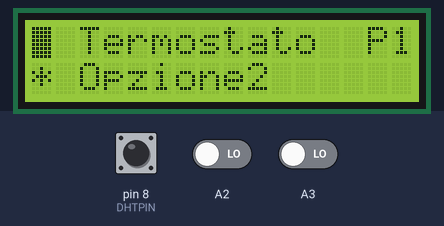
Bench run of a sketch on a simulated Arduino Uno, built with avr-gcc and run on an emulated ATmega328P. On the bench: 16×2 character LCD. The inputs (shaded band) are chosen by the test bench; at power-on: A3 LOW, A2 LOW, pin 8 (DHTPIN) HIGH.

Above: at 1.2 s.
1.3 s: A3 driven HIGH
At 2.6 s:
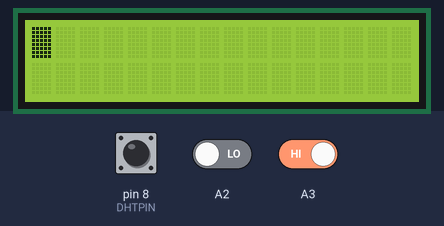
4.3 s: A2 driven HIGH
At 7.1 s:
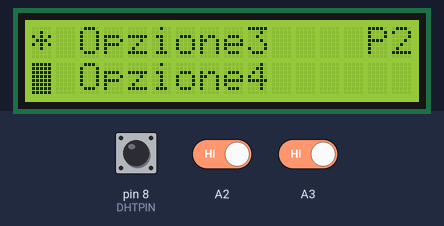
7.3 s: A2 driven LOW
8.8 s: A2 driven HIGH
At 12.6 s:
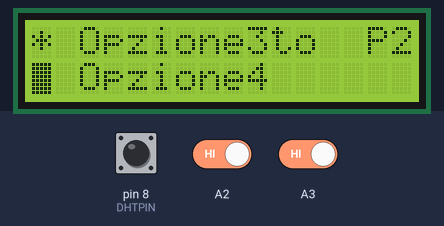
Timing chart, 0 to 14.1 s (numbered marks = the images above; inputs shaded):
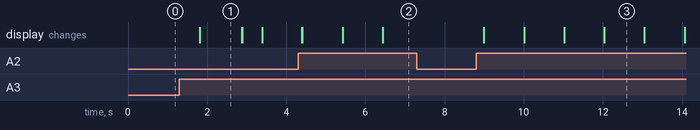

Measured:
- after the input at 1.3 s, the display: changes after 0.52 s (image 1)
- after the input at 7.3 s, every drawn part: stays the same
- after the input at 8.8 s, the display: first changes after 0.19 s (image 3 shows a later state)
- what the display in image 1 shows lasts 1.1 s, from 1.8 s to 2.9 s

The sketch:

RGB.ino
```cpp
/*
 * MENU ARDUINO - v 0.1 Alpha
 *
 *
*/
#include <DHT.h>
#include <LiquidCrystal.h>
#include <LiquidCrystal.h>
#define DHTPIN 8
#define DHTTYPE DHT11
DHT dht(DHTPIN, DHTTYPE);
const char rs = 2, en = 3, d4 = 4, d5 = 5, d6 = 6, d7 = 7;
LiquidCrystal lcd(rs, en, d4, d5, d6, d7);
char cursore=0;
bool pulsante=0;
bool pulsante1=0;
bool cm=0;
signed int c;
signed int ca;
signed int cb;

void setup(){
  pinMode(A2, INPUT);
  pinMode(A3, INPUT);
  lcd.begin(16,2);
}

void loop(){
  if(cursore==0 || cursore==1){
    if(ca==0){
      lcd.clear();
    }
    ca=ca+1;
    lcd.setCursor(14, 0);
    lcd.print("P1");
    lcd.setCursor(0,0);
    lcd.print("* Termostato");
    lcd.setCursor(0,1);
    lcd.print("* Opzione2");
    lcd.setCursor(0, cm);
    lcd.blink();
  }
  if(cursore==2 || cursore==3){
    if(cb==0){
      lcd.clear();
    }
    cb=cb+1;
    lcd.setCursor(14, 0);
    lcd.print("P2");
    lcd.setCursor(0,0);
    lcd.print("* Opzione3"); //AGGIUNGERE AZZERAMENTO CONTATORE NON APPENA AGGIUNTA LA FUNZIONE
    lcd.setCursor(0,1);
    lcd.print("* Opzione4"); // AGGIUNGERE AZZERAMENTO CONTATORE NON APPENA AGGIUNTA LA FUNZIONE
    lcd.setCursor(0, cm);
    lcd.blink();
  }
  if(digitalRead(A2)==HIGH){
    pulsante=1-pulsante;
    cm=1-cm;
    cursore=cursore+1;
    lcd.setCursor(0, cm);
    lcd.blink();
    delay(500);
  }
  if(digitalRead(A3)==HIGH){
    pulsante1=1-pulsante1;
    delay(500);
  }
  while(pulsante1==1 && cursore==0){
    if(c==0){
      lcd.clear();
    }
    c=c+1;
    delay(1000);
    if(digitalRead(A3)==HIGH){
      pulsante1=1-pulsante1;
    }
    int t=dht.readTemperature();
    int h=dht.readHumidity();
    lcd.setCursor(0, 0);
    lcd.print("T=");
    lcd.setCursor(5, 0);
    lcd.print("U=");
    lcd.setCursor(2, 0);
    lcd.print(t);
    lcd.setCursor(7, 0);
    lcd.print(h);
    lcd.setCursor(0, 1);
    lcd.print("* Menu");
    lcd.setCursor(0,1);
    lcd.blink();
  }
  if(cursore>3){
    cursore=0;
    lcd.setCursor(0,0);
    lcd.blink();
  }
  c=0;
  delay(10);
}
```
